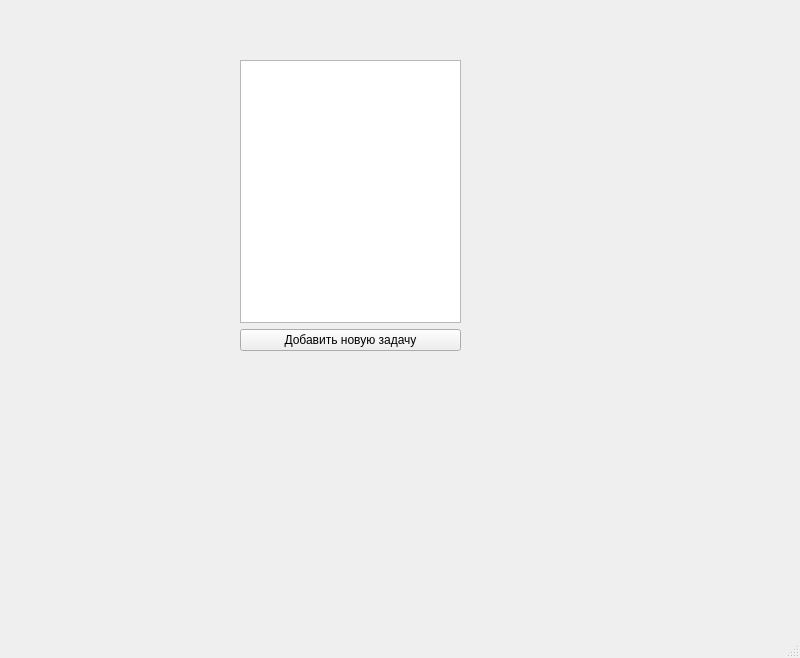
<?xml version="1.0" encoding="UTF-8"?>
<ui version="4.0">
 <class>MainWindow</class>
 <widget class="QMainWindow" name="MainWindow">
  <property name="geometry">
   <rect>
    <x>0</x>
    <y>0</y>
    <width>800</width>
    <height>658</height>
   </rect>
  </property>
  <property name="windowTitle">
   <string>MainWindow</string>
  </property>
  <widget class="QWidget" name="centralwidget">
   <widget class="QWidget" name="verticalLayoutWidget">
    <property name="geometry">
     <rect>
      <x>240</x>
      <y>60</y>
      <width>221</width>
      <height>291</height>
     </rect>
    </property>
    <layout class="QVBoxLayout" name="verticalLayout">
     <item>
      <widget class="QListWidget" name="list_tasks"/>
     </item>
     <item>
      <widget class="QPushButton" name="btn_new_task">
       <property name="text">
        <string>Добавить новую задачу</string>
       </property>
      </widget>
     </item>
    </layout>
   </widget>
  </widget>
  <widget class="QMenuBar" name="menubar">
   <property name="geometry">
    <rect>
     <x>0</x>
     <y>0</y>
     <width>800</width>
     <height>21</height>
    </rect>
   </property>
  </widget>
  <widget class="QStatusBar" name="statusbar"/>
 </widget>
 <resources/>
 <connections/>
</ui>
